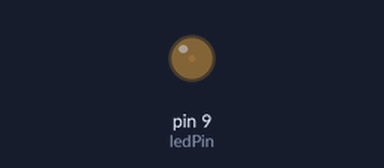
Bench run of a sketch on a simulated Arduino Uno, built with avr-gcc and run on an emulated ATmega328P. Shown: output pins drawn as LEDs (lit = HIGH).

Above: at 0.05 s.
At 0.95 s:
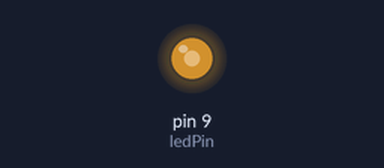
At 1.4 s:
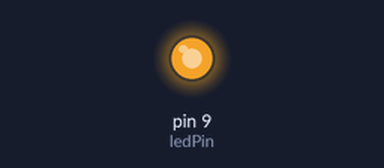
At 2.75 s:
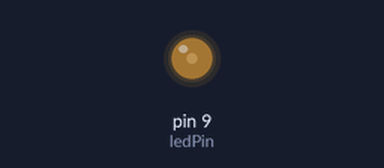
Timing chart, 0 to 7.2 s (numbered marks = the images above):
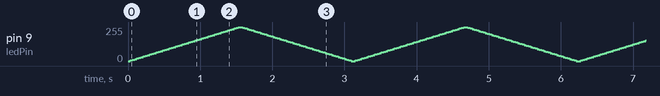

The sketch:

workShop04.ino
```cpp
int ledPin = 9;
void setup() {
  pinMode(ledPin, OUTPUT);
}
void loop() {
  for (int fadeValue = 0 ; fadeValue <= 255; fadeValue += 5) {
    analogWrite(ledPin, fadeValue);
    delay(30);
  }
  for (int fadeValue = 255 ; fadeValue >= 0; fadeValue -= 5) {
    analogWrite(ledPin, fadeValue);
    delay(30);
  }
}
```
